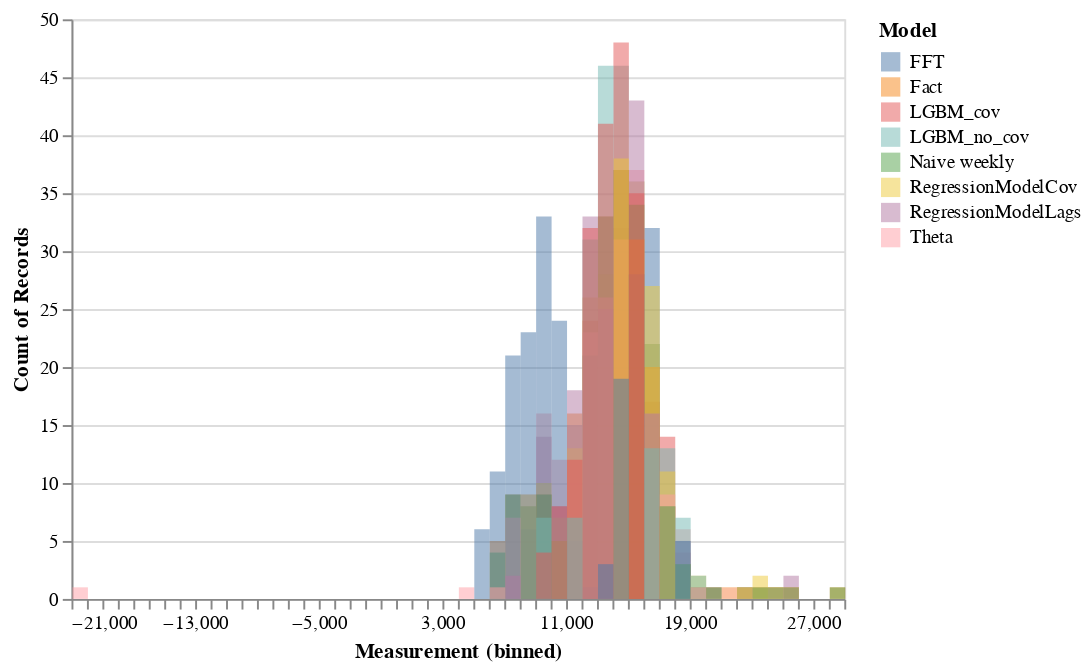

The code cell stored with this chart in its notebook:
### Code cell
alt.Chart(weekly_revenue_bl).transform_fold(
    weekly_revenue_bl.columns.values,
    #['Fact'],
    as_=['Model', 'Measurement']
).mark_bar(
    opacity=0.5,
    binSpacing=0
).encode(
    alt.X('Measurement:Q', bin=alt.Bin(maxbins=50)),
    alt.Y('count()', stack=None),
    alt.Color('Model:N')
    )

### Figure 1 — Vega-Lite specification as saved in the notebook (floating-point values rounded to 4 significant figures; data arrays with more than 128 entries replaced by an {"elided": "..."} marker saying what was removed)
{"config": {"view": {"continuousWidth": 400, "continuousHeight": 300}}, "data": {"name": "data-f04bccd39f39622182aec0ade0e2f2d8"}, "mark": {"type": "bar", "binSpacing": 0, "opacity": 0.5}, "encoding": {"color": {"type": "nominal", "field": "Model"}, "x": {"type": "quantitative", "bin": {"maxbins": 50}, "field": "Measurement"}, "y": {"type": "quantitative", "aggregate": "count", "stack": null}}, "transform": [{"fold": ["FFT", "Fact", "LGBM_cov", "LGBM_no_cov", "Naive weekly", "RegressionModelCov", "RegressionModelLags", "Theta"], "as": ["Model", "Measurement"]}], "$schema": "https://vega.github.io/schema/vega-lite/v4.8.1.json", "datasets": {"data-f04bccd39f39622182aec0ade0e2f2d8": {"elided": "215 records"}}}
